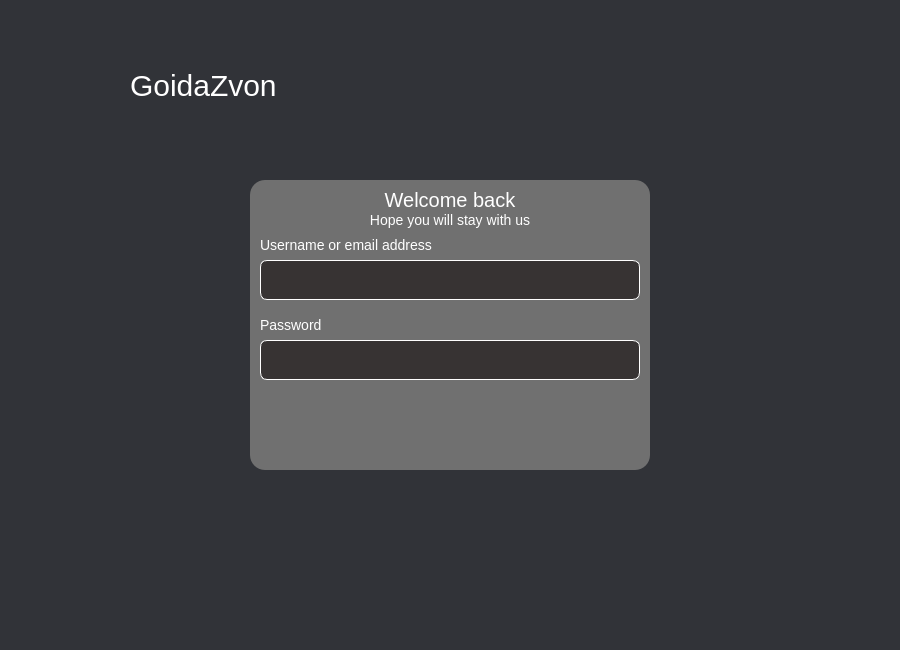
<?xml version="1.0" encoding="UTF-8"?>
<ui version="4.0">
 <class>Login</class>
 <widget class="QWidget" name="Login">
  <property name="geometry">
   <rect>
    <x>0</x>
    <y>0</y>
    <width>900</width>
    <height>650</height>
   </rect>
  </property>
  <property name="windowTitle">
   <string>Form</string>
  </property>
  <property name="styleSheet">
   <string notr="true"/>
  </property>
  <widget class="QWidget" name="centralwidget" native="true">
   <property name="geometry">
    <rect>
     <x>0</x>
     <y>0</y>
     <width>900</width>
     <height>650</height>
    </rect>
   </property>
   <property name="styleSheet">
    <string notr="true">background: #313338;
</string>
   </property>
   <widget class="QLabel" name="Logo">
    <property name="geometry">
     <rect>
      <x>50</x>
      <y>50</y>
      <width>70</width>
      <height>70</height>
     </rect>
    </property>
    <property name="styleSheet">
     <string notr="true">background: url(:/img/goidazvon-logo.png);</string>
    </property>
    <property name="text">
     <string/>
    </property>
   </widget>
   <widget class="QLabel" name="GoidaZvonLabel">
    <property name="geometry">
     <rect>
      <x>130</x>
      <y>60</y>
      <width>200</width>
      <height>50</height>
     </rect>
    </property>
    <property name="styleSheet">
     <string notr="true">font-family: 'gg sans semibold';
font-size: 30px;
line-height: 36px;

color: #FFFFFF;

</string>
    </property>
    <property name="text">
     <string>GoidaZvon</string>
    </property>
   </widget>
   <widget class="QWidget" name="LoginWidget" native="true">
    <property name="geometry">
     <rect>
      <x>250</x>
      <y>180</y>
      <width>400</width>
      <height>290</height>
     </rect>
    </property>
    <property name="styleSheet">
     <string notr="true">background: #707070;
border-radius: 15px;
</string>
    </property>
    <widget class="QLabel" name="WelcomeLabel">
     <property name="geometry">
      <rect>
       <x>10</x>
       <y>10</y>
       <width>380</width>
       <height>20</height>
      </rect>
     </property>
     <property name="styleSheet">
      <string notr="true">font-family: 'gg sans Semibold';
font-size: 20px;
line-height: 22px;

color: #FFFFFF;

</string>
     </property>
     <property name="text">
      <string>Welcome back</string>
     </property>
     <property name="alignment">
      <set>Qt::AlignmentFlag::AlignCenter</set>
     </property>
    </widget>
    <widget class="QLabel" name="WelcomeLabel2">
     <property name="geometry">
      <rect>
       <x>10</x>
       <y>30</y>
       <width>380</width>
       <height>20</height>
      </rect>
     </property>
     <property name="styleSheet">
      <string notr="true">font-family: 'gg sans Normal';
font-size: 14px;
line-height: 15px;

color: #FFFFFF;

</string>
     </property>
     <property name="text">
      <string>Hope you will stay with us</string>
     </property>
     <property name="alignment">
      <set>Qt::AlignmentFlag::AlignCenter</set>
     </property>
    </widget>
    <widget class="QLabel" name="UsernameLabel">
     <property name="geometry">
      <rect>
       <x>10</x>
       <y>50</y>
       <width>360</width>
       <height>30</height>
      </rect>
     </property>
     <property name="styleSheet">
      <string notr="true">font-family: 'gg sans semibold';
font-size: 14px;
line-height: 12px;

color: #FFFFFF;

</string>
     </property>
     <property name="text">
      <string>Username or email address</string>
     </property>
    </widget>
    <widget class="QLineEdit" name="UsernameInput">
     <property name="geometry">
      <rect>
       <x>10</x>
       <y>80</y>
       <width>380</width>
       <height>40</height>
      </rect>
     </property>
     <property name="styleSheet">
      <string notr="true">background: #373333;
border: 0.5px solid #FFFFFF;
border-radius: 7px;

font-family: 'gg sans semibold';
font-size: 16px;
color: #FFFFFF;</string>
     </property>
    </widget>
    <widget class="QLabel" name="PasswordLabel">
     <property name="geometry">
      <rect>
       <x>10</x>
       <y>130</y>
       <width>130</width>
       <height>30</height>
      </rect>
     </property>
     <property name="styleSheet">
      <string notr="true">font-family: 'gg sans semibold';
font-size: 14px;
line-height: 15px;

color: #FFFFFF;

</string>
     </property>
     <property name="text">
      <string>Password</string>
     </property>
    </widget>
    <widget class="QLineEdit" name="lineEdit">
     <property name="geometry">
      <rect>
       <x>10</x>
       <y>160</y>
       <width>380</width>
       <height>40</height>
      </rect>
     </property>
     <property name="styleSheet">
      <string notr="true">background: #373333;
border: 0.5px solid #FFFFFF;
border-radius: 7px;

font-family: 'gg sans semibold';
font-size: 16px;
color: #FFFFFF;</string>
     </property>
    </widget>
   </widget>
  </widget>
 </widget>
 <resources/>
 <connections/>
</ui>
